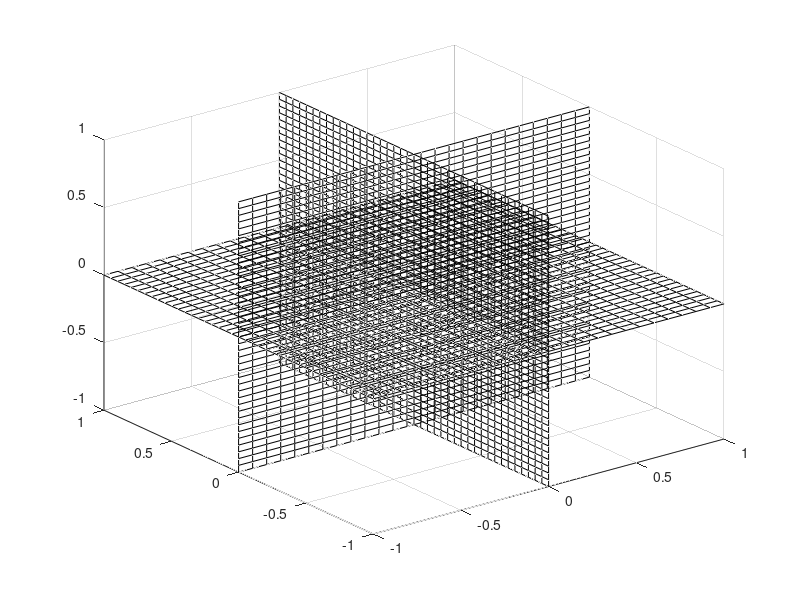

MATLAB code to generate this figure: (Note: this script raises an error after producing the figure.)
%% 4-D Interpolation  

% Copyright 2015-2023 The MathWorks, Inc.


%% 
% Define an anonymous function that represents $f =
% te^{-x^{2}-y^{2}-z^{2}}$.
%  
f = @(x,y,z,t) t.*exp(-x.^2 - y.^2 - z.^2);  

%% 
% Create a grid of points in $R^4$. Then, pass the points through the function
% to create the sample values, |V|. 
[x,y,z,t] = ndgrid(-1:0.2:1,-1:0.2:1,-1:0.2:1,0:2:10);
V = f(x,y,z,t);  

%% 
% Now, create the query grid. 
[xq,yq,zq,tq] = ...
ndgrid(-1:0.05:1,-1:0.08:1,-1:0.05:1,0:0.5:10);  

%% 
% Interpolate |V| at the query points. 
Vq = interpn(x,y,z,t,V,xq,yq,zq,tq);  

%% 
% Create a movie to show the results. 
figure;
nframes = size(tq, 4);
for j = 1:nframes
   slice(yq(:,:,:,j),xq(:,:,:,j),zq(:,:,:,j),...
         Vq(:,:,:,j),0,0,0);
   clim([0 10]);
   M(j) = getframe;
end
movie(M);      

